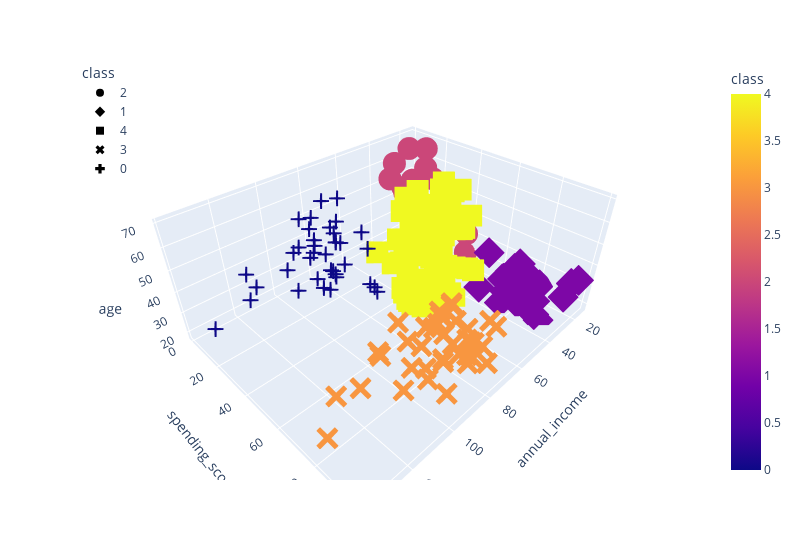

Notebook code for this chart:
### Code cell
fig = px.scatter_3d(
    df_shopping,
    x="annual_income",
    y="spending_score",
    z="age",
    color="class",
    symbol="class",
    width=800,
)
fig.update_layout(legend=dict(x=0, y=1))
fig.show()

### Figure 1 — Plotly figure (JSON) as saved in the notebook; plotly's stock layout.template omitted (floating-point values rounded to 4 significant figures)
{"data": [{"hovertemplate": "class=%{marker.color}<br>annual_income=%{x}<br>spending_score=%{y}<br>age=%{z}<extra></extra>", "legendgroup": "2", "marker": {"color": [2, 2, 2, 2, 2, 2, 2, 2, 2, 2, 2, 2, 2, 2, 2, 2, 2, 2, 2, 2, 2, 2, 2], "coloraxis": "coloraxis", "symbol": "circle"}, "mode": "markers", "name": "2", "scene": "scene", "showlegend": true, "type": "scatter3d", "x": [15, 16, 17, 18, 19, 19, 20, 20, 21, 23, 24, 25, 28, 28, 29, 30, 33, 33, 34, 37, 38, 39, 39], "y": [39, 6, 40, 6, 3, 14, 15, 13, 35, 29, 35, 5, 14, 32, 31, 4, 4, 14, 17, 26, 35, 36, 28], "z": [19, 20, 31, 35, 64, 67, 58, 37, 35, 52, 35, 46, 54, 45, 40, 60, 53, 49, 42, 36, 65, 48, 49]}, {"hovertemplate": "class=%{marker.color}<br>annual_income=%{x}<br>spending_score=%{y}<br>age=%{z}<extra></extra>", "legendgroup": "1", "marker": {"color": [1, 1, 1, 1, 1, 1, 1, 1, 1, 1, 1, 1, 1, 1, 1, 1, 1, 1, 1, 1, 1, 1], "coloraxis": "coloraxis", "symbol": "diamond"}, "mode": "markers", "name": "1", "scene": "scene", "showlegend": true, "type": "scatter3d", "x": [15, 16, 17, 18, 19, 19, 20, 20, 21, 23, 24, 25, 28, 28, 29, 30, 33, 33, 34, 37, 38, 39], "y": [81, 77, 76, 94, 72, 99, 77, 79, 66, 98, 73, 73, 82, 61, 87, 73, 92, 81, 73, 75, 92, 65], "z": [21, 23, 22, 23, 30, 35, 24, 22, 20, 35, 25, 31, 29, 35, 23, 21, 18, 21, 30, 20, 24, 24]}, {"hovertemplate": "class=%{marker.color}<br>annual_income=%{x}<br>spending_score=%{y}<br>age=%{z}<extra></extra>", "legendgroup": "4", "marker": {"color": [4, 4, 4, 4, 4, 4, 4, 4, 4, 4, 4, 4, 4, 4, 4, 4, 4, 4, 4, 4, 4, 4, 4, 4, 4, 4, 4, 4, 4, 4, 4, 4, 4, 4, 4, 4, 4, 4, 4, 4, 4, 4, 4, 4, 4, 4, 4, 4, 4, 4, 4, 4, 4, 4, 4, 4, 4, 4, 4, 4, 4, 4, 4, 4, 4, 4, 4, 4, 4, 4, 4, 4, 4, 4, 4, 4, 4, 4, 4], "coloraxis": "coloraxis", "symbol": "square"}, "mode": "markers", "name": "4", "scene": "scene", "showlegend": true, "type": "scatter3d", "x": [39, 40, 40, 40, 40, 42, 42, 43, 43, 43, 43, 44, 44, 46, 46, 46, 46, 47, 47, 48, 48, 48, 48, 48, 48, 49, 49, 50, 50, 54, 54, 54, 54, 54, 54, 54, 54, 54, 54, 54, 54, 57, 57, 58, 58, 59, 59, 60, 60, 60, 60, 60, 60, 61, 61, 62, 62, 62, 62, 62, 62, 63, 63, 63, 63, 63, 63, 64, 64, 65, 65, 65, 65, 67, 67, 67, 67, 69, 71], "y": [61, 55, 47, 42, 42, 52, 60, 54, 60, 45, 41, 50, 46, 51, 46, 56, 55, 52, 59, 51, 59, 50, 48, 59, 47, 55, 42, 49, 56, 47, 54, 53, 48, 52, 42, 51, 55, 41, 44, 57, 46, 58, 55, 60, 46, 55, 41, 49, 40, 42, 52, 47, 50, 42, 49, 41, 48, 59, 55, 56, 42, 50, 46, 43, 48, 52, 54, 42, 46, 48, 50, 43, 59, 43, 57, 56, 40, 58, 35], "z": [31, 50, 27, 29, 31, 49, 33, 31, 59, 50, 47, 51, 69, 27, 53, 70, 19, 67, 54, 63, 18, 43, 68, 19, 32, 70, 47, 60, 60, 59, 26, 45, 40, 23, 49, 57, 38, 67, 46, 21, 48, 55, 22, 34, 50, 68, 18, 48, 40, 32, 24, 47, 27, 48, 20, 23, 49, 67, 26, 49, 21, 66, 54, 68, 66, 65, 19, 38, 19, 18, 19, 63, 49, 51, 50, 27, 38, 40, 43]}, {"hovertemplate": "class=%{marker.color}<br>annual_income=%{x}<br>spending_score=%{y}<br>age=%{z}<extra></extra>", "legendgroup": "3", "marker": {"color": [3, 3, 3, 3, 3, 3, 3, 3, 3, 3, 3, 3, 3, 3, 3, 3, 3, 3, 3, 3, 3, 3, 3, 3, 3, 3, 3, 3, 3, 3, 3, 3, 3, 3, 3, 3, 3, 3, 3], "coloraxis": "coloraxis", "symbol": "x"}, "mode": "markers", "name": "3", "scene": "scene", "showlegend": true, "type": "scatter3d", "x": [69, 70, 71, 71, 71, 72, 73, 73, 74, 75, 76, 77, 77, 78, 78, 78, 78, 78, 78, 79, 81, 85, 86, 87, 87, 87, 88, 88, 93, 97, 98, 99, 101, 103, 103, 113, 120, 126, 137], "y": [91, 77, 95, 75, 75, 71, 88, 73, 72, 93, 87, 97, 74, 90, 88, 76, 89, 78, 73, 83, 93, 75, 95, 63, 75, 92, 86, 69, 90, 86, 88, 97, 68, 85, 69, 91, 79, 74, 83], "z": [39, 31, 40, 38, 39, 31, 29, 32, 35, 32, 32, 28, 32, 34, 39, 38, 27, 30, 30, 29, 31, 36, 33, 32, 28, 36, 30, 27, 35, 32, 29, 30, 28, 36, 32, 38, 35, 32, 30]}, {"hovertemplate": "class=%{marker.color}<br>annual_income=%{x}<br>spending_score=%{y}<br>age=%{z}<extra></extra>", "legendgroup": "0", "marker": {"color": [0, 0, 0, 0, 0, 0, 0, 0, 0, 0, 0, 0, 0, 0, 0, 0, 0, 0, 0, 0, 0, 0, 0, 0, 0, 0, 0, 0, 0, 0, 0, 0, 0, 0, 0, 0, 0], "coloraxis": "coloraxis", "symbol": "cross"}, "mode": "markers", "name": "0", "scene": "scene", "showlegend": true, "type": "scatter3d", "x": [70, 71, 71, 72, 73, 73, 74, 75, 76, 77, 77, 78, 78, 78, 78, 78, 78, 79, 81, 85, 86, 87, 87, 87, 88, 88, 93, 97, 98, 99, 101, 103, 103, 113, 120, 126, 137], "y": [29, 11, 9, 34, 5, 7, 10, 5, 40, 12, 36, 22, 17, 20, 16, 1, 1, 35, 5, 26, 20, 27, 13, 10, 13, 15, 14, 32, 15, 39, 24, 17, 23, 8, 16, 28, 18], "z": [23, 59, 47, 25, 20, 44, 19, 57, 28, 25, 48, 34, 43, 44, 47, 37, 34, 56, 19, 50, 42, 36, 40, 36, 52, 58, 59, 37, 46, 41, 54, 41, 34, 33, 47, 45, 32]}], "layout": {"coloraxis": {"colorbar": {"title": {"text": "class"}}, "colorscale": [[0, "#0d0887"], [0.1111, "#46039f"], [0.2222, "#7201a8"], [0.3333, "#9c179e"], [0.4444, "#bd3786"], [0.5556, "#d8576b"], [0.6667, "#ed7953"], [0.7778, "#fb9f3a"], [0.8889, "#fdca26"], [1, "#f0f921"]]}, "legend": {"title": {"text": "class"}, "tracegroupgap": 0, "x": 0, "y": 1}, "margin": {"t": 60}, "scene": {"domain": {"x": [0, 1], "y": [0, 1]}, "xaxis": {"title": {"text": "annual_income"}}, "yaxis": {"title": {"text": "spending_score"}}, "zaxis": {"title": {"text": "age"}}}, "width": 800}}
